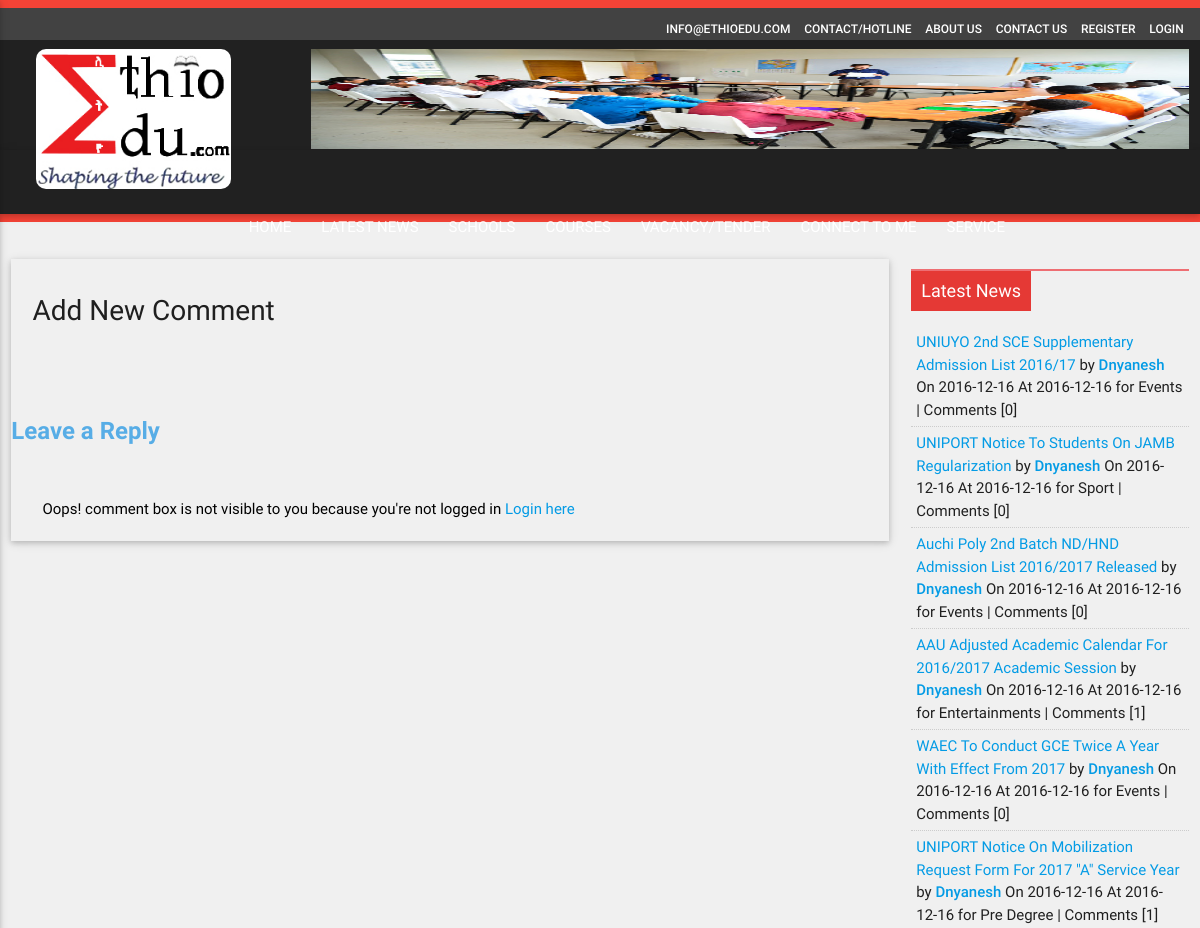
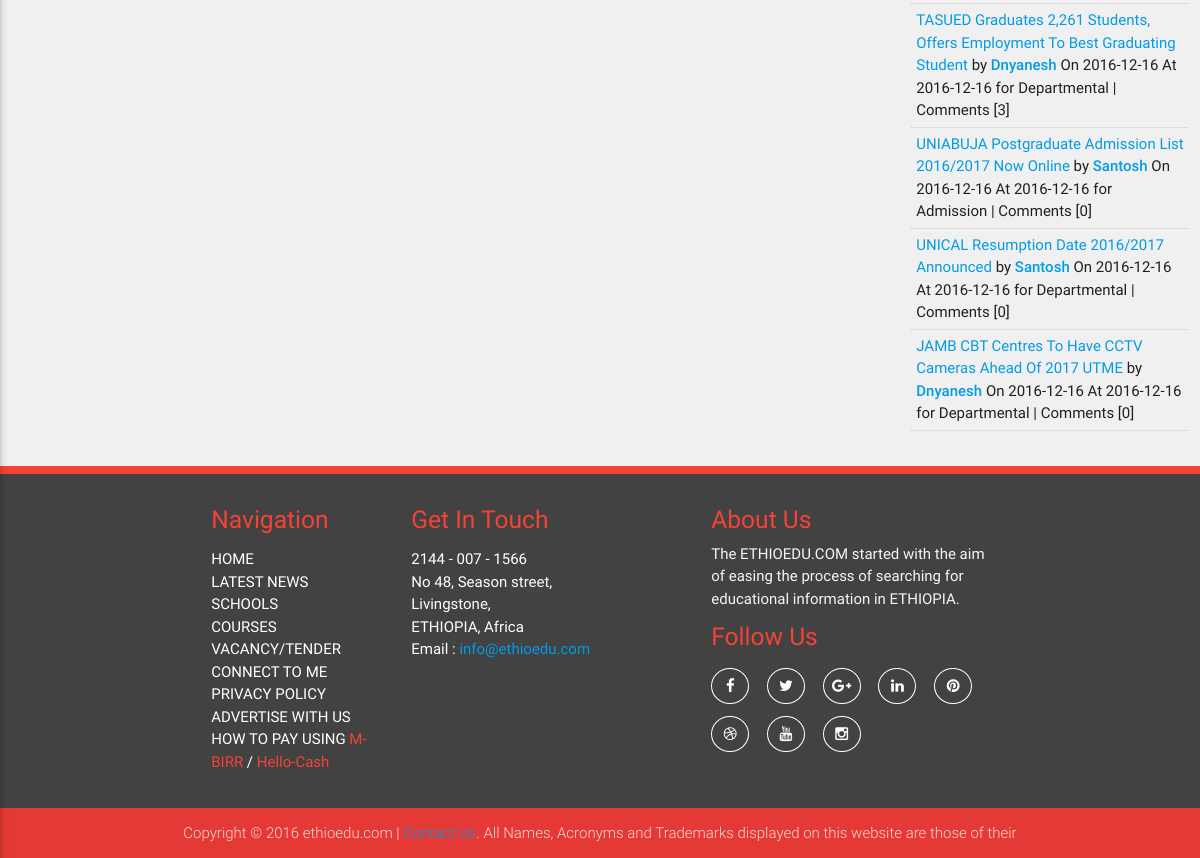
Page /index.php/schooldetails on the committed database (2 pictures, top to bottom).
### tables this page shows
CREATE TABLE `tbl_advertise` (
  `advertise_id` int(11) NOT NULL,
  `advertise_name` varchar(100) NOT NULL,
  `advertise_email` varchar(50) NOT NULL,
  `advertise_number` varchar(15) NOT NULL,
  `advertise_category` varchar(50) NOT NULL,
  `advertise_position` varchar(20) NOT NULL,
  `advertise_subject` varchar(200) NOT NULL,
  `advertise_attachment` varchar(200) NOT NULL,
  `advertise_desc` varchar(500) NOT NULL,
  `advertise_date` varchar(50) NOT NULL,
  `advertise_time` varchar(50) NOT NULL,
  `user_id` int(11) NOT NULL,
  `isactive` tinyint(1) NOT NULL DEFAULT '0'
);

CREATE TABLE `tbl_posts` (
  `post_id` int(11) NOT NULL,
  `post_title` varchar(100) NOT NULL,
  `post_desc` varchar(5000) NOT NULL,
  `post_category` varchar(50) NOT NULL,
  `post_attachment` varchar(50) NOT NULL,
  `post_author` varchar(50) NOT NULL,
  `post_source` varchar(50) NOT NULL,
  `post_event_date` varchar(100) NOT NULL,
  `post_event_time` varchar(100) NOT NULL,
  `post_date` varchar(50) NOT NULL,
  `post_time` varchar(50) NOT NULL,
  `post_venue` varchar(50) NOT NULL,
  `post_type` varchar(50) NOT NULL,
  `post_approve` varchar(10) NOT NULL,
  `user_id` int(11) NOT NULL
);

### application/controllers/Schooldetails.php (called while the page is built, shortened)
<?php
class Schooldetails extends CI_Controller {
    public function __construct()
    {
        $this->load->helper(array('form','url'));
        $this->load->library(array('session', 'form_validation', 'email'));
        $this->load->database();
        $this->load->model('Init_models');
    }
    public function index() {
         $sch_id = $this->uri->segment('3');
        $banners = $this->Init_models->getadvertisebanners();
        $view_params = array(
            'm_title' => 'School Details',
            'title' => 'School Details',
            'banners' => $banners
        );
        $view_params['news'] = $this->Init_models->selectnews();
        $view_params['sch_details'] = $this->Init_models->getsch_details($sch_id);
        $this->load->view('schooldetails',$view_params);
    }
}

### index.php (called while the page is built, shortened)
<?php
require_once BASEPATH.'core/CodeIgniter.php';

### application/models/Init_models.php (called while the page is built, shortened)
<?php
   class Init_models extends CI_Model
   {
      public function selectnews()
      {
        $query = $this->db->query("select tbl_posts.*,tbl_users.user_id,tbl_users.username,tbl_postresponse.pparent_id from tbl_posts LEFT JOIN tbl_users on tbl_users.user_id = tbl_posts.user_id LEFT JOIN tbl_postresponse on tbl_postresponse.post_id=tbl_posts.post_id where tbl_posts.post_type = 'news'&& tbl_posts.post_approve = 1 GROUP BY tbl_posts.post_id ORDER BY tbl_posts.post_date DESC,tbl_posts.post_time  DESC limit 10 ");
        return $query->result_array();
      }
    public function getadvertisebanners()
      {
          $query = $this->db->query("SELECT * FROM tbl_advertise where isactive=true");
         return $query->result_array();
      }
   }
?>

### application/views/schooldetails.php (the view, shortened to what this page needs)
<?php  $this->load->view('header'); ?>
<div class="service-wrap ">
  <div class="row">
    <div class="col s12 m9 grid-example ">
      <div class="row school_detail_wrap z-depth-1">
        <div class="coment_box row">
          <div class="col m12">
            <h2>Add New Comment
            </h2>
          </div>
        </div>
        <div class="comment_info">
          <h3 class="page-heading"> Leave a Reply
          </h3>
        </div>
          <?php $this->session->flashdata('error_msg'); ?>
        <br/>
        <div class="coment_form">
          <?php  if ( !$this->session->userdata('logged_in')){?>
          <div class="col m12">
            <p class="black-text gist-heading">Oops! comment box is not visible to you because you're not logged in
              <a href="<?php echo base_url() ?>index.php/login">Login here
              </a>
            </p>
          </div>
          <?php }?>
        </div>
      </div>
    </div>
  <div class="col s12 m3 ">
    <div class="latest_news_wrap ">
      <h1 class="red_label_title">Latest News
      </h1>
      <ul class="latest_news_list">
        <?php
foreach ($news as $row){
$news_id = $row['post_id'];
$query2 = $this->db->query("select count(*) as row_count from tbl_postresponse where post_id = '".$news_id."' and pparent_id = '0'");
?>
        <li class="Latest_news_content">
          <a href="<?php echo base_url()?>news_detail/show_one/<?= $news_id   ?>" class="news_link">
            <span class="News_title">
              <?php echo $row['post_title']; ?>
            </span>
          </a>
          <span id="newsdetailinfo" class="hmForumDateFormat">by
            <strong>
              <a href="<?php echo base_url(); ?>index.php/userdashboard?uid=<?php echo $row['user_id']; ?>">
                <?php echo $row['post_author']; ?>
              </a>
            </strong> On
            <?php echo $row['post_date']; ?> At
            <?php echo $row['post_date']; ?>
            <span class="infoText1"> for
              <?php echo $row['post_category'];?> | Comments [<?php echo $query2->result()[0]->row_count; ?>]
            </span>
          </span>
        </li>
        <?php } ?>
      </ul>
    </div>
  </div>
  </div>
</div>

### application/views/header.php (shortened to what this page needs)
<!DOCTYPE html>
<html lang="en">
    <head>
        <link rel="stylesheet" type="text/css" href="<?php echo base_url() . 'css/materialize.min.css' ?> " />
        <link rel="stylesheet" type="text/css" href="<?php echo base_url() . 'css/font-awesome.min.css' ?>" />
        <link rel="stylesheet" type="text/css" href="<?php echo base_url() . 'css/owl.carousel.css' ?>" />
        <link rel="stylesheet" type="text/css" href="<?php echo base_url() . 'css/bootstrapValidator.css'?>"/>
        <link rel="stylesheet" type="text/css" href="<?php echo base_url() . 'css/style.css' ?>" />
    </head>
    <body>
        <div class="header-top grey darken-3 ">
            <div class="row">
                <div class="col s12 ">
                    <ul class="top-nav">
                        <li><a href="#">INFO@ETHIOEDU.COM</a></li>
                        <li><a class="<?php if($this->uri->segment(1)=="Contacts_Hotline"){echo "active";}?>" href="<?php echo base_url() . 'index.php/Contacts_Hotline' ?>">CONTACT/HOTLINE</a></li>
                        <li><a class="<?php if($this->uri->segment(1)=="About_us"){echo "active";}?>" href="<?php echo base_url() . 'index.php/About_us' ?>">ABOUT US</a></li>
                        <li><a class="<?php if($this->uri->segment(1)=="contact"){echo "active";}?>" href="<?php echo base_url() . 'index.php/contact' ?>">CONTACT US</a></li>
                            <?php if (!$this->session->userdata('logged_in'))
                             { ?>
                        <li><a class="<?php if($this->uri->segment(1)=="sregister"){echo "active";}?>" href="<?php echo base_url() . 'index.php/sregister' ?>">REGISTER </a></li>
                        <li><a class="<?php if($this->uri->segment(1)=="login"){echo "active";}?>" href="<?php echo base_url() . 'index.php/login' ?>">LOGIN</a></li>
                            <?php } ?>
                    </ul>
                </div>
            </div>
        </div>
        <div class="header-top1 grey darken-4 ">
            <div class="row">
                <div class="col m3 hide-on-small-only ">
                   <a href="<?php echo base_url().'index.php/home'?>"> <img class="logo_bar roundElement responsive-img" src="<?php echo base_url() . 'images/ethio_logo.jpg' ?>" ></a>
                </div>
                <div class="col m9 s12 ">
                    <div class="upper_slider">
                         <?php foreach ($banners as $key => $value) {
                                if($value['advertise_position']=='Top')
                                    echo "<div class='item'><img src='../uploads/".$value['advertise_attachment']."'></div>";
                            }?>
                    </div>
                </div>
            </div>
        </div>
        <div class="navbar-fix">
            <nav class="grey darken-4" role="navigation">
                <div class="nav-wrapper container">
                    <ul class="right hide-on-med-and-down">
                        <li><a  class="<?php if($this->uri->segment(1)=="home"){echo "active";}?>" href="<?php echo base_url() . 'index.php/home' ?>">HOME</a></li>
                        <li><a class="dropdown-button home-btn <?php if($this->uri->segment(1)=="news" || $this->uri->segment(1)=="reportnews" || $this->uri->segment(1)=="gist"){echo "active";}?>" href="#!" data-hover="true" data-activates="dropdown1">LATEST NEWS</a></li>
                        <li><a class="<?php if($this->uri->segment(1)=="schools"){echo "active";}?>" href="<?php echo base_url() . 'index.php/schools' ?>">SCHOOLS</a></li>
                        <li><a class="<?php if($this->uri->segment(1)=="course"){echo "active";}?>" href="<?php echo base_url() . 'index.php/course' ?>">COURSES</a></li>
                        <li><a class="<?php if($this->uri->segment(1)=="vactender"){echo "active";}?>" href="<?php echo base_url() . 'index.php/vactender' ?>">VACANCY/TENDER</a></li>
                        <li><a class="<?php if($this->uri->segment(1)=="connectme"){echo "active";}?>" href="<?php echo base_url() . 'index.php/connectme' ?>">CONNECT TO ME</a></li>
                        <li><a class="dropdown-button home-btn <?php if($this->uri->segment(1)=="Projectlist" || $this->uri->segment(1)=="event" || $this->uri->segment(1)=="tips" || $this->uri->segment(1)=="QuesAns"){echo "active";} ?>" href="" data-hover="true" data-activates="dropdown2">SERVICE</a></li>
                    </ul>
                </div>
            </nav>
        </div>

### css/style.css (style rules this page uses)
body { background: #f0f0f0; }
p { margin: 0px; color: #000; }
.navbar-fix { border-bottom: 8px solid #f44336; }
.navbar-fix ul li a { color: #fff; }
.header-top { height: 40px; color: #fff; border-top: 8px solid #f44336; }
.logo_bar { height: 150px; width: 70%; margin-left: 25px; }
.header-top1 { height: 110px; color: #fff; }
.upper_slider .item img { height: 100px; }
.top-nav { margin: 0px; float: right; }
.top-nav li { list-style: none; display: inline-block; line-height: 40px; }
.top-nav li a { text-decoration: none; padding: 0px 5px; color: #fff; font-size: 12px; font-weight: 500; }
.service-wrap { margin-top: 10px; }
.service_col h5,p { color: #fff; }
.latest_news_wrap, .Most_news_wrap { margin-top: 10px; border-top: 2px solid #EE6E73; }
.latest_news_wrap .red_label_title, .Most_news_wrap .red_label_title { margin: 0px; background: #E53935; display: inline-block; padding: 10px; font-size: 18px; color: #fff; }
.latest_news_list .Latest_news_content,.Most_news_list .Most_news_content { padding: 5px; border-bottom: 1px dotted #ccc; }
.comment_info .page-heading { font-size: 24px; font-weight: bold; color: #57ade6; margin: 10px 0px; }
.school_detail_wrap p { color: #000; }
.page-heading { line-height: 55px; }
.p-h,.page-heading { line-height: 30px; }
.gist-heading { padding: 20px; }
.coment_box { margin-bottom: 35px; }
.coment_box h2 { font-size: 28px; padding: 10px; }
.roundElement { border-radius: 10px; }

### rows in the picture
tbl_advertise: advertise_attachment (placeholder picture)
tbl_posts: post_title "UNIUYO 2nd SCE Supplementary Admission List 2016/17", post_author "Dnyanesh", post_date "2016-12-16", post_category "Events", row_count "0"
tbl_posts: post_title "UNIPORT Notice To Students On JAMB Regularization", post_author "Dnyanesh", post_date "2016-12-16", post_category "Sport", row_count "0"
tbl_posts: post_title "Auchi Poly 2nd Batch ND/HND Admission List 2016/2017 Released", post_author "Dnyanesh", post_date "2016-12-16", post_category "Events", row_count "0"
tbl_posts: post_title "AAU Adjusted Academic Calendar For 2016/2017 Academic Session", post_author "Dnyanesh", post_date "2016-12-16", post_category "Entertainments", row_count "1"
tbl_posts: post_title "WAEC To Conduct GCE Twice A Year With Effect From 2017", post_author "Dnyanesh", post_date "2016-12-16", post_category "Events", row_count "0"
tbl_posts: post_title "UNIPORT Notice On Mobilization Request Form For 2017 \"A\" Service Year", post_author "Dnyanesh", post_date "2016-12-16", post_category "Pre Degree", row_count "1"
tbl_posts: post_title "TASUED Graduates 2,261 Students, Offers Employment To Best Graduating Student", post_author "Dnyanesh", post_date "2016-12-16", post_category "Departmental", row_count "3"
tbl_posts: post_title "UNIABUJA Postgraduate Admission List 2016/2017 Now Online", post_author "Santosh", post_date "2016-12-16", post_category "Admission", row_count "0"
tbl_posts: post_title "UNICAL Resumption Date 2016/2017 Announced", post_author "Santosh", post_date "2016-12-16", post_category "Departmental", row_count "0"
tbl_posts: post_title "JAMB CBT Centres To Have CCTV Cameras Ahead Of 2017 UTME", post_author "Dnyanesh", post_date "2016-12-16", post_category "Departmental", row_count "0"
